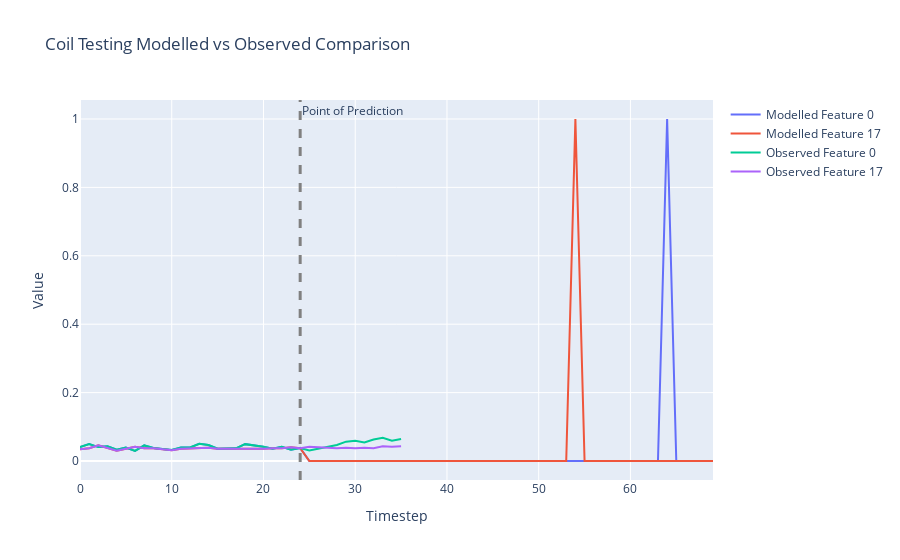

Notebook cell for this chart:
### Code cell
states = []
# Select the batch we want to make predictions for
batch = 45

# After what step do we want the coil to start making its own predictions?
prediction_step = 24

# What features do we want to plot?
feature_sel = [0,17]

# Grab starting state tensor
state_tensor = X[:,0,:]

# How many steps do we want to run the coil overall?
max_steps = 70

states.append(state_tensor[batch,feature_sel])
batch_size = X.shape[0]
transition_tensor = torch.zeros(batch_size, n_features, n_features).to("cuda")
for step_state in range(1,max_steps):
    state_tensor, transition_tensor = model.step_coil(state_tensor, transition_tensor)
    if step_state <= prediction_step:
        state_tensor = X[:,step_state,:]
    states.append(state_tensor[batch,feature_sel])
    #print(sum(state_tensor[batch,:]))
    
# Move state dynamics to CPU
data = [row.to('cpu').detach().numpy() for row in states]
traces = list(zip(*data))

# Create the figure and add traces
fig = go.Figure()

# Plotting
for i, trace in enumerate(traces):
    model_trace = go.Scatter(y=trace, mode='lines', name=f'Modelled Feature {feature_sel[i]}')
    fig.add_trace(model_trace)
    
    
# Get observed data to CPU and plot
data = X[batch,:,feature_sel].to('cpu')
# Transpose the data to get 5 traces
traces = list(zip(*data))

# Plotting
for i, trace in enumerate(traces):
    obs_trace = go.Scatter(y=trace, mode='lines', name=f'Observed Feature {feature_sel[i]}')
    fig.add_trace(obs_trace)
    
# Add Line highlighting when the coil becomes responsible for its own predictions
fig.add_vline(x=prediction_step, line_width=3, line_dash="dash", line_color="grey", annotation_text='Point of Prediction')    

# Add title and labels
fig.update_layout(title=f'Coil Testing Modelled vs Observed Comparison',
                    xaxis_title='Timestep',
                    yaxis_title='Value')

# Show the figure
fig.show()

### Figure 1 — Plotly figure (JSON) as saved in the notebook; plotly's stock layout.template omitted (floating-point values rounded to 4 significant figures)
{"data": [{"mode": "lines", "name": "Modelled Feature 0", "type": "scatter", "y": [0.04064, 0.04926, 0.04064, 0.0431, 0.03325, 0.03941, 0.02956, 0.04557, 0.03818, 0.03571, 0.03202, 0.03941, 0.03941, 0.05049, 0.0468, 0.03571, 0.03571, 0.03695, 0.04926, 0.04557, 0.04187, 0.03571, 0.04187, 0.03325, 0.03818, 0, 0, 0, 0, 0, 0, 0, 0, 0, 0, 0, 0, 0, 0, 0, 0, 0, 0, 0, 0, 0, 0, 0, 0, 0, 0, 0, 0, 0, 0, 0, 0, 0, 0, 0, 0, 0, 0, 0, 1, 0, 0, 0, 0, 0]}, {"mode": "lines", "name": "Modelled Feature 17", "type": "scatter", "y": [0.03423, 0.0372, 0.04613, 0.0372, 0.02976, 0.03571, 0.04167, 0.0372, 0.0372, 0.03423, 0.03125, 0.03571, 0.0372, 0.03869, 0.03869, 0.03571, 0.03571, 0.03423, 0.03571, 0.03571, 0.03571, 0.0372, 0.0372, 0.04018, 0.0372, 0, 0, 0, 0, 0, 0, 0, 0, 0, 0, 0, 0, 0, 0, 0, 0, 0, 0, 0, 0, 0, 0, 0, 0, 0, 0, 0, 0, 0, 1, 0, 0, 0, 0, 0, 0, 0, 0, 0, 0, 0, 0, 0, 0, 0]}, {"mode": "lines", "name": "Observed Feature 0", "type": "scatter", "y": [0.04064, 0.04926, 0.04064, 0.0431, 0.03325, 0.03941, 0.02956, 0.04557, 0.03818, 0.03571, 0.03202, 0.03941, 0.03941, 0.05049, 0.0468, 0.03571, 0.03571, 0.03695, 0.04926, 0.04557, 0.04187, 0.03571, 0.04187, 0.03325, 0.03818, 0.03079, 0.03571, 0.04064, 0.0468, 0.05665, 0.05911, 0.05419, 0.06281, 0.06773, 0.05911, 0.06404]}, {"mode": "lines", "name": "Observed Feature 17", "type": "scatter", "y": [0.03423, 0.0372, 0.04613, 0.0372, 0.02976, 0.03571, 0.04167, 0.0372, 0.0372, 0.03423, 0.03125, 0.03571, 0.0372, 0.03869, 0.03869, 0.03571, 0.03571, 0.03423, 0.03571, 0.03571, 0.03571, 0.0372, 0.0372, 0.04018, 0.0372, 0.04167, 0.04018, 0.03869, 0.0372, 0.03869, 0.0372, 0.03869, 0.0372, 0.04315, 0.04167, 0.04315]}], "layout": {"annotations": [{"showarrow": false, "text": "Point of Prediction", "x": 24, "xanchor": "left", "xref": "x", "y": 1, "yanchor": "top", "yref": "y domain"}], "shapes": [{"line": {"color": "grey", "dash": "dash", "width": 3}, "type": "line", "x0": 24, "x1": 24, "xref": "x", "y0": 0, "y1": 1, "yref": "y domain"}], "title": {"text": "Coil Testing Modelled vs Observed Comparison"}, "xaxis": {"title": {"text": "Timestep"}}, "yaxis": {"title": {"text": "Value"}}}}
